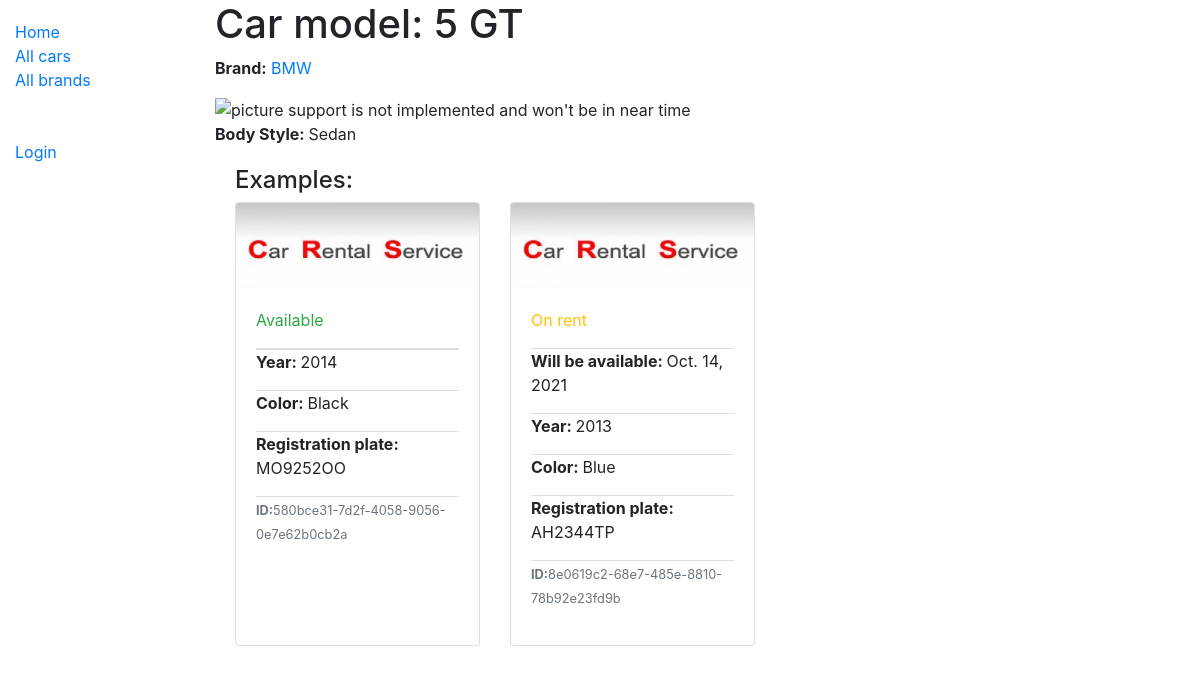
The page /catalog/car/2 on the database as committed earlier.
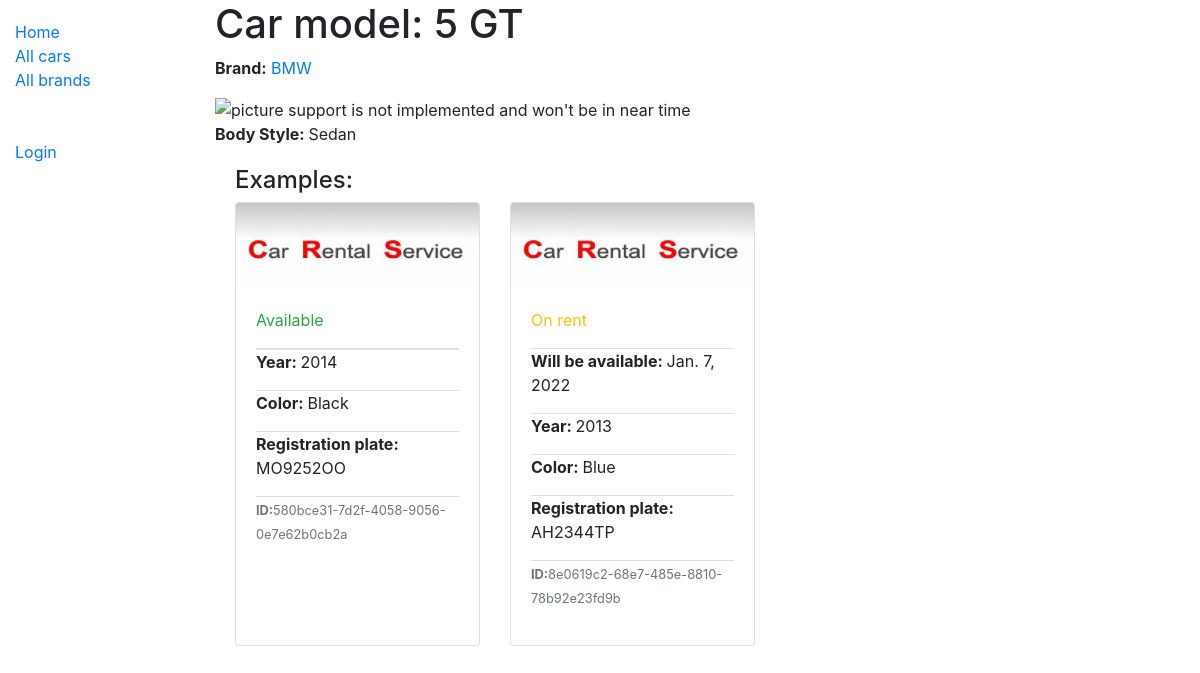
The same page on the database as committed later.
### catalog/models.py (models this page shows, shortened)
class CarInstance(models.Model):
    id = models.UUIDField(primary_key=True, default=uuid.uuid4, help_text="unique car ID")
    car = ForeignKey(Car, on_delete=RESTRICT, null=True)
    renter = ForeignKey(User, on_delete=models.SET_NULL, null=True, blank=True)
    due_back = models.DateField(null=True, blank=True)
    year = models.IntegerField()
    color = CharField(max_length=20, null=True)
    plate = CharField(max_length=8,
                      verbose_name="Vehicle registration plate",
                      unique=True,
                      help_text='<a href="https://en.wikipedia.org/wiki/Vehicle_registration_plate">8 characters</a> in form AB1234BC')
    RENT_STATUS = (
        ('m', 'Maintenance'),
        ('o', 'On rent'),
        ('a', 'Available'),
        ('r', 'Reserved'),
    )
    status = CharField(
        max_length=1,
        choices=RENT_STATUS,
        blank=True,
        default='m',
        help_text="Car availability"
    )
    class Meta:
        ordering = ['due_back']

### catalog/views.py (the view)
# urls.py: path('car/<int:pk>', views.CarDetailView.as_view(), name="car-detail"),
class CarDetailView(generic.DetailView):
    model = Car

### catalog/models.py (called while the page is built)
    def __str__(self):
        return self.name

    def get_absolute_url(self):
        return reverse('brand-detail', args=[str(self.id)])

    def __str__(self):
        return self.name

### catalog/templates/catalog/car_detail.html
{% extends "base_generic.html" %}
{% block content %}
    <h1>Car model: {{ car.carModel }}</h1>
    <p><strong>Brand:</strong> <a href="{{car.brand.get_absolute_url}}">{{ car.brand }}</a></p>
    <img src = "{{car.image.path}}" alt="picture support is not implemented and won't be in near time" style="height: 30%; width: 50%;">
    <p><strong>Body Style: </strong>{{car.bodyStyle.all|join:" "}}</p>
    <div style="margin-left:20px;margin-top:20px">
        <h4>Examples:</h4>
        <div class="card-deck">
        {% for inst in car.carinstance_set.all %}
            <div class="card" style="max-width: 25%;">
                {% load static %}
                <img class="card-img"
                     src="{% static 'img/kinda_logo.png' %}"
                     alt="Ye be logo">
                <div class="card-body">
                    <ul class="list-group list-group-flush">
                        <li class="list-group-item" style="padding: 0 0 0 0;">
                            <p class="{% if inst.status == 'a' %}text-success{% elif inst.status == 'm' %}text-danger{% else %}text-warning{% endif %}">
                                {{inst.get_status_display}}
                            </p>
                        </li>
                        <li class="list-group-item"  style="padding: 0 0 0 0;">
                            {% if inst.status != 'a' %}
                                <p><strong>Will be available: </strong>{{inst.due_back}}</p>
                            {%endif%}
                        </li>
                        <li class="list-group-item" style="padding: 0 0 0 0;">
                            <p><strong>Year: </strong>{{inst.year}}</p>
                        </li>
                        <li class="list-group-item"  style="padding: 0 0 0 0;">
                            <p><strong>Color: </strong>{{inst.color}}</p>
                        </li>
                        <li class="list-group-item"  style="padding: 0 0 0 0;">
                            <p><strong>Registration plate: </strong>{{inst.plate}}</p>
                        </li>
                        <li class="list-group-item"  style="padding: 0 0 0 0;">
                            <p class="text-muted"><small><strong>ID:</strong>{{inst.id}}</small></p>
                        </li>
                    </ul>
                </div>
            </div>
        {%endfor%}
        </div>
    </div>
{%endblock%}

Rows that differ between the two databases and show on the page:
changed CarInstance "On rent": due_back "Oct. 14, 2021" → "Jan. 7, 2022"
